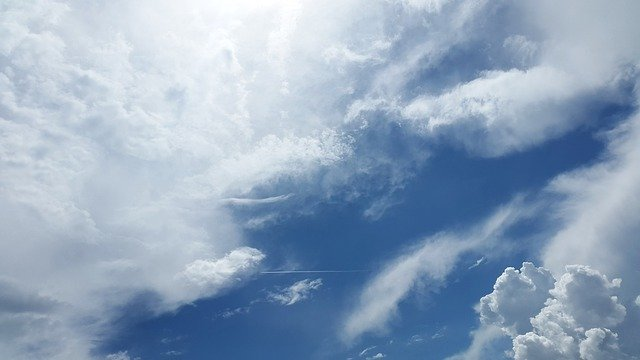
#> input picture opencv/images/img26.jpg, 640 x 360 px
$ python 1105.py
#> lines starting #> are read from the running program, lines starting #| are printed output that depends on the picture
# 관련 라이브러리 선언
import numpy as np
import cv2

# 영상 합성
# 영상 읽기 및 합성
img1_src = cv2.imread("./../images/img26.jpg", cv2.IMREAD_UNCHANGED)
#> img1_src is the input picture: shape (360, 640, 3); mean B, G, R 189.2, 165.7, 144.8
img1 = cv2.resize(img1_src, (320, 240))
img2_src = cv2.imread("./../images/img27.jpg", cv2.IMREAD_UNCHANGED)
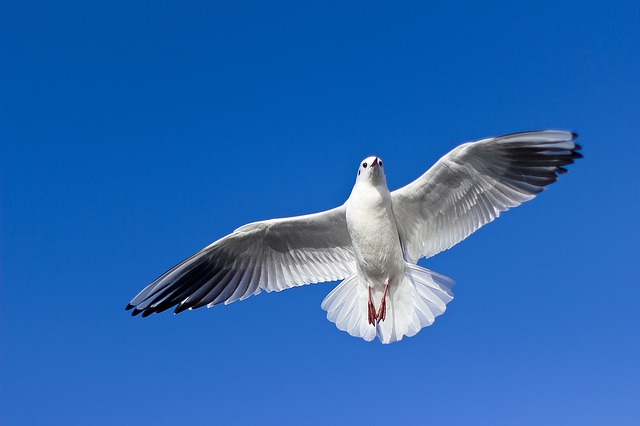
#> input picture opencv/images/img27.jpg, 640 x 426 px
#> img2_src is the input picture: shape (426, 640, 3); mean B, G, R 179.4, 102.8, 39.9
img2 = cv2.resize(img1_src, (320, 240))

res1 = cv2.addWeighted(img1, 0.5, img2, 0.5, 1.0)
cv2.imshow("res", res1)
cv2.imread("res_addImgs.jpg", cv2.resize(res1, (230, 240)))

#영상 스티칭
#영상 읽기
img3 = cv2.imread("./../images/img22.jpg", cv2.IMREAD_UNCHANGED)
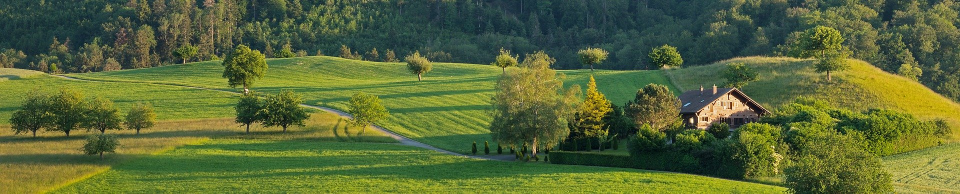
#> input picture opencv/images/img22.jpg, 1920 x 387 px (shown at 1/2 size)
#> img3 is the input picture: shape (387, 1920, 3); mean B, G, R 55.6, 104.1, 89.3
#img3 = cv2.resize(img1_src, (320, 240))
h, w, c = img3.shape
#> h = 387; w = 1920; c = 3

#stitch 입력 생성
stepW = int(w/3)
#> stepW = 640
overlap = int(stepW * 0.3)
#> overlap = 192
sp1 = img3[:, :stepW + overlap, :]
sp2 = img3[:, stepW - overlap:(stepW * 2) + overlap, :]
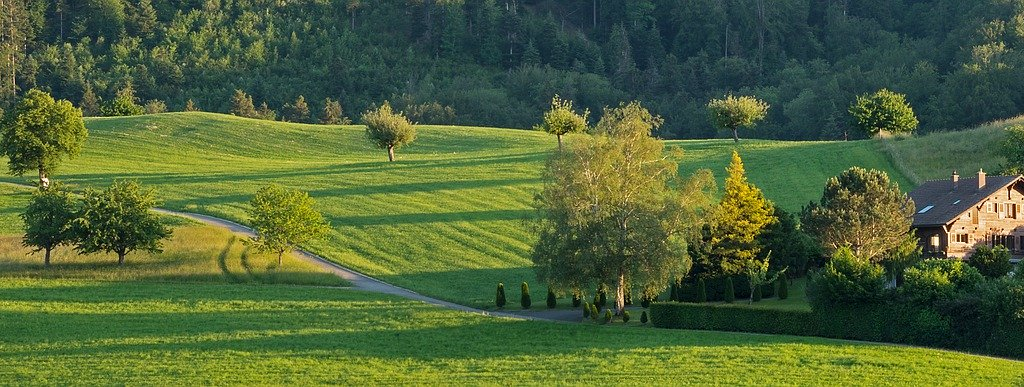
#> sp2: shape (387, 1024, 3); mean B, G, R 56.5, 99.7, 79.4
sp3 = img3[:, (stepW * 2) - overlap, :]
#> sp3 = 387 rows, first 8: [63, 60, 32], [68, 66, 36], [61, 62, 30], [75, 76, 42], [68, 72, 36], [66, 71, 32], [82, 85, 46], [47, 49, 13]
sp1 = cv2.resize(sp1, (320, 240))
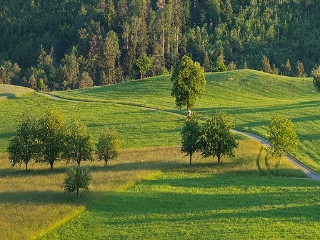
#> sp1: shape (240, 320, 3); mean B, G, R 55.3, 108, 92.8
sp2 = cv2.resize(sp2, (320, 240))
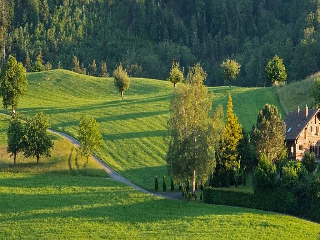
#> sp2: shape (240, 320, 3); mean B, G, R 56.4, 99.5, 79.2
sp3 = cv2.resize(sp3, (320, 240))
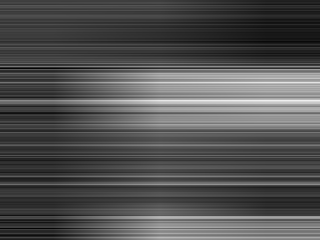
#> sp3: shape (240, 320); min 2, max 240, mean 81.6

imgs1 = []; imgs1.append(sp1); imgs1.append(sp2)
imgs2 = []; imgs2.append(sp2); imgs1.append(sp3)
imgs3 = []; imgs3.append(sp1); imgs1.append(sp2); imgs3.append(sp3)

# stitch 생성 및 실행
stitcher = cv2.Stitcher.create(cv2.STITCHER_PANORAMA)

status1, pano1 = stitcher.stitch(imgs1)
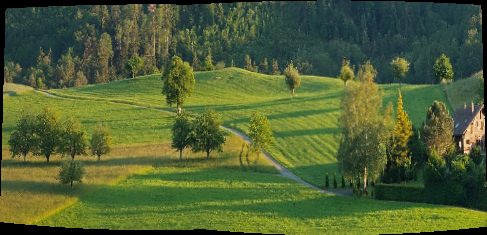
#> pano1: shape (235, 487, 3); mean of channels 0, 1, 2 52.3, 96.7, 80.4; drawn as B, G, R
#> status1 = 0
if status1 != cv2.Stitcher_OK:
    print("Can't stitch imgs1, error code = %d" % status1)
    exit(-1)

status2, pano2 = stitcher.stitch(imgs2)
#> status2 = 1
if status2 != cv2.Stitcher_OK:
    print("Can't stitch imgs2, error code = %d" % status2)
#| Can't stitch imgs2, error code = 1
#> (the run stopped early here; a loop or call above may not have finished)
